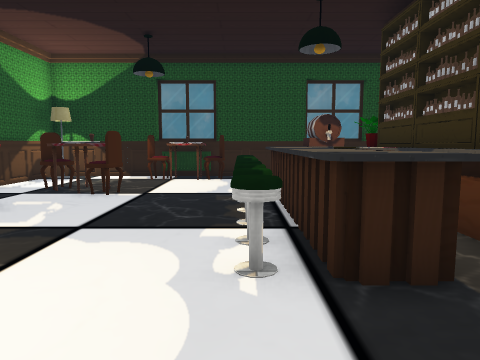
View 1 (above)

18 first-person views from a walk through a Unity game level. The camera is 1.3 m above the floor, tilts 6° down and sees 70° across. The floor is counted in squares, 1 m on a side. Each view is taken from the middle of a square. On the plan, view 1 faces up. The plan holds only what a view shows up to about 15 squares ahead; the rest is blank. The player character is not drawn. Door leaves are left out, so doorways stand open. Some surface patterns are stand-ins.

View 2
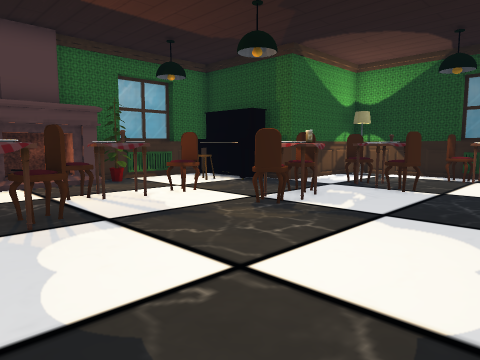

View 3
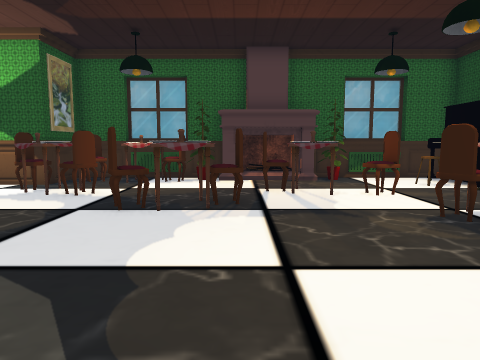

View 4
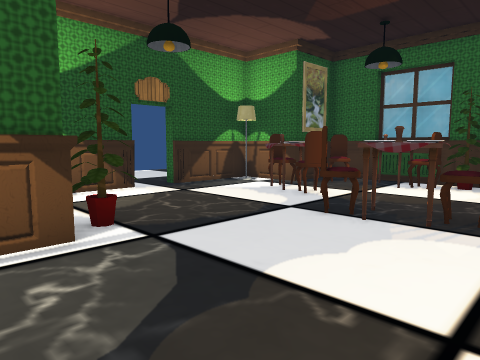

View 5
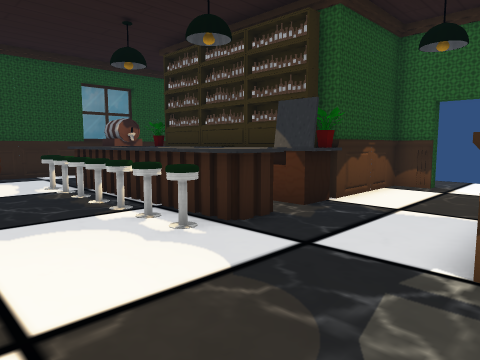

View 6
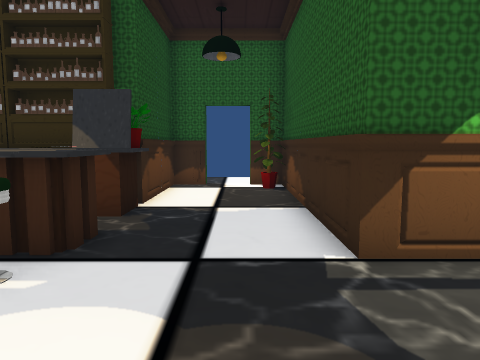

View 7
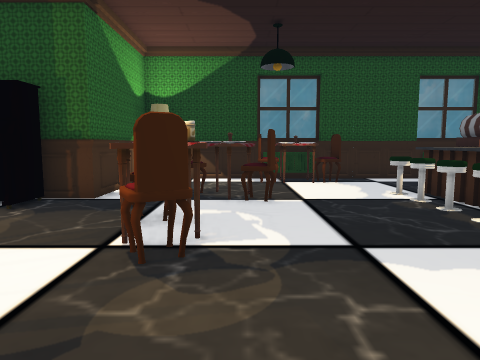

View 8
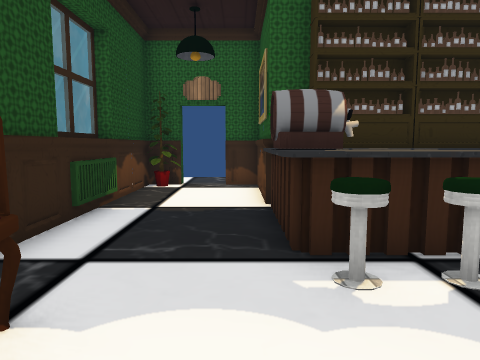

View 9
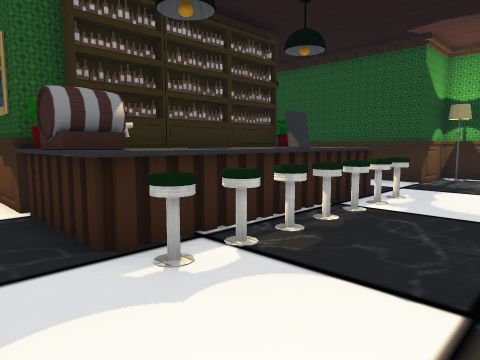

View 10
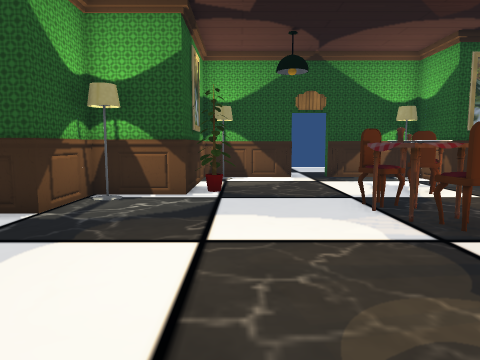

View 11
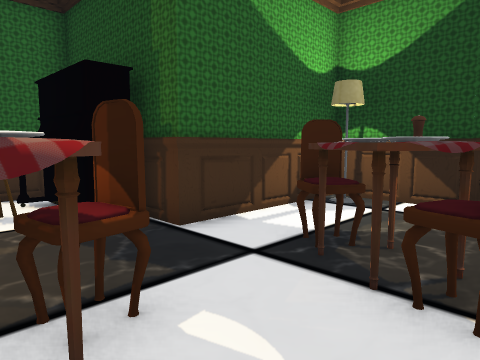

View 12
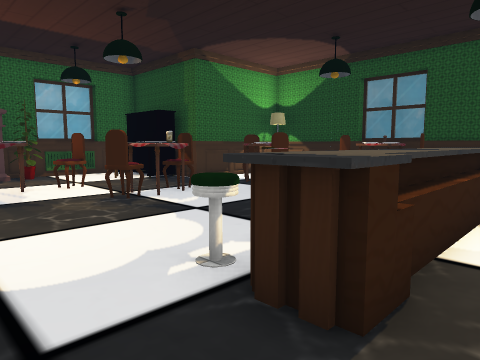

View 13
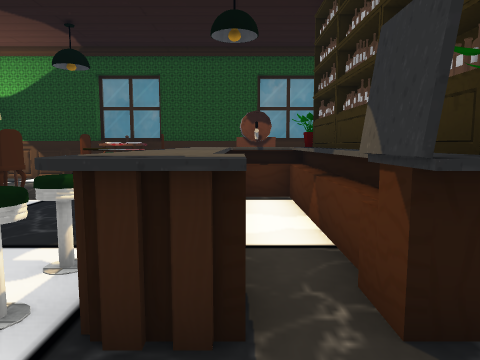

View 14
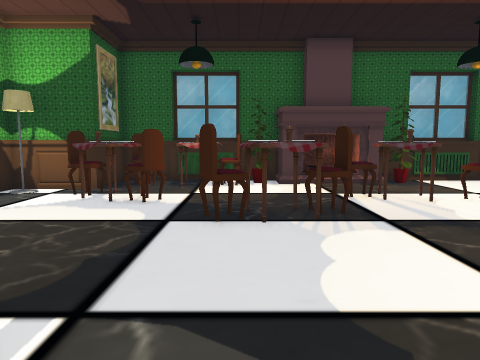

View 15
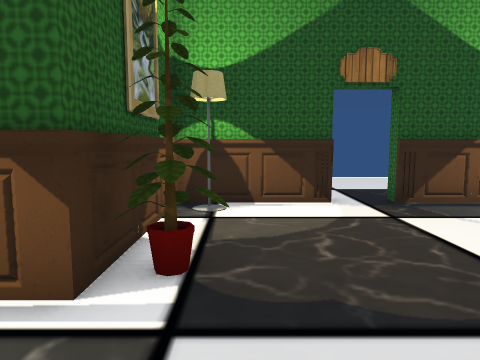

View 16
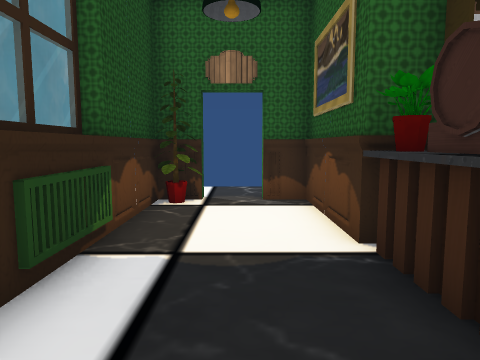

View 17
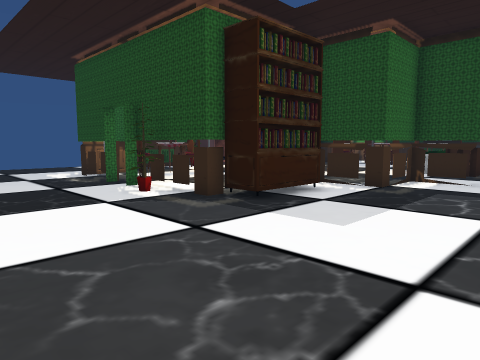

View 18
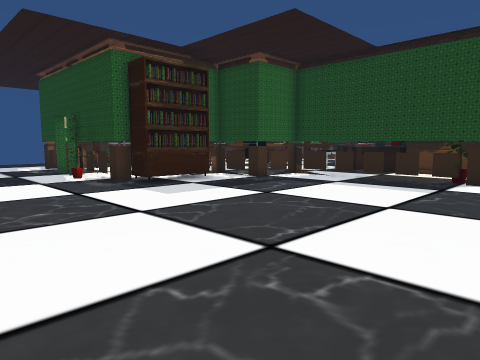

### Floor plan
Key: @ floor where view 1 was taken; # wall or solid block; . floor; D open door; = window, fence, low wall or low ledge; ^ raised ledge; T thing the floor can be seen under or through; O other object.
Columns run from 13 left of view 1 to 10 right of it. Each row starts with its distance up from view 1.
 15           ###   ####
 14       ################
 13       O...O O........D..
 12      ##....O.........D..
 11      ##..............#..
 10       #OO ...OOOOO####
  9  =  ###. OO..OOOOO
  8  #OOO........OOOOO
  7 #^.O...OO....OOOOO
  6 #^..... OO...OOOOO
  5 ##...O..O....OOOOO
  4  #...O.......OOOOO
  3  ##.  .......OOOOO####
  2  ##.OO...............D..
  1  ##...OO.............D..
  0  #....O .....@TTTTTTTT
 -1 ##O...OO......T.......
 -2 #OOO...O.....O#.......
 -3 #O O.O.....###........
 -4 ##O.  .....#O.........
 -5  =##O .....#O..........
 -6    #.......#O..........
 -7    #O......OO..........
 -8   ..###DDO##...........
 -9  ......................
-10  .......................
-11      ...................
-12      ...  .............
-13      ..        .. . .. .

Positions as (right, up) in squares from view 1, and headings:
1: (0, 0), facing up
2: (0, -1), facing up-left
3: (1, 1), facing left
4: (0, 2), facing down-left
5: (-3, -1), facing up-right
6: (-3, 1), facing right
7: (-4, 1), facing up
8: (-3, 11), facing right
9: (-3, 12), facing down-right
10: (-3, 6), facing down
11: (-3, 6), facing up-left
12: (3, 1), facing up-left
13: (2, 1), facing up
14: (0, -1), facing left
15: (-3, 0), facing down
16: (0, 12), facing right
17: (5, -13), facing up-left
18: (10, -13), facing up-left
